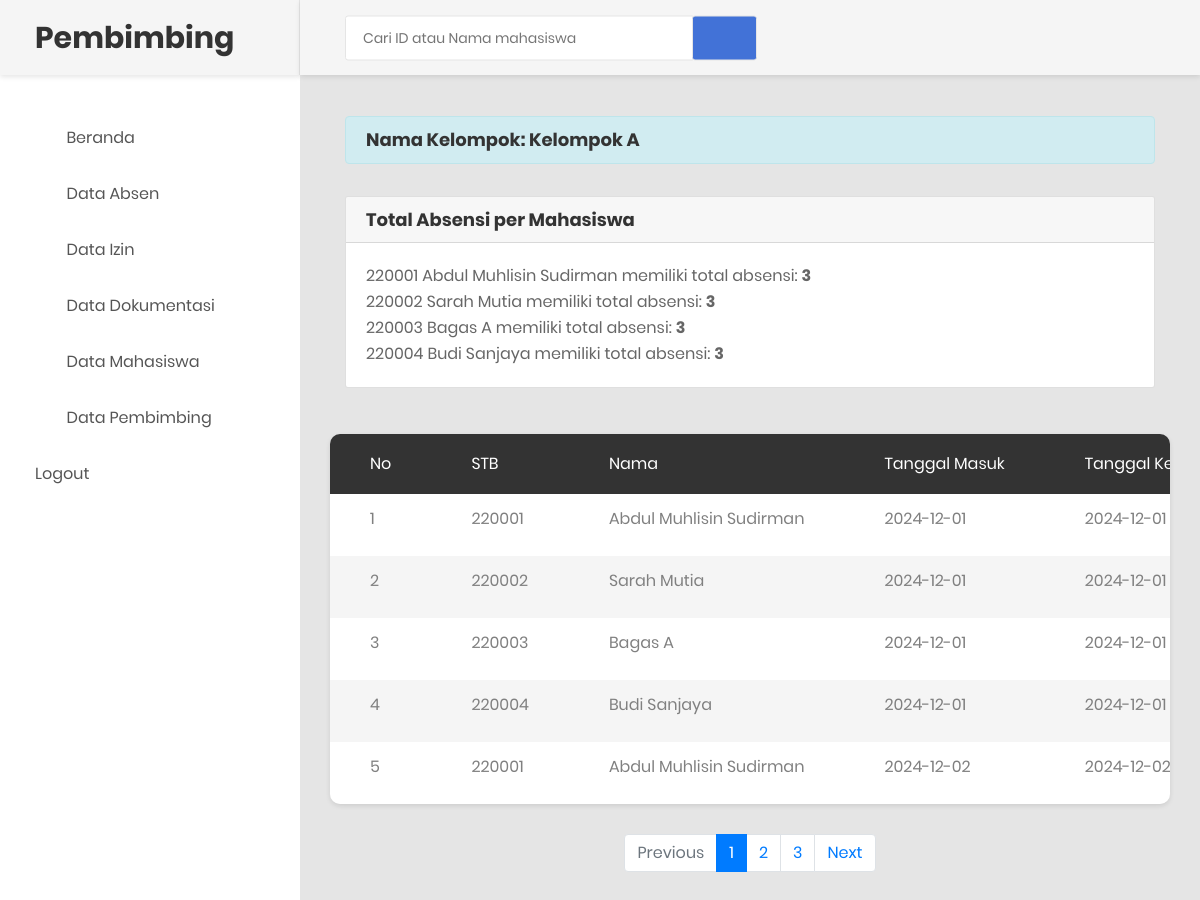
The app's page /pembimbing/data_absen.php (signed in) with its own data.
### tables this page shows
CREATE TABLE `tb_kelompok` (
  `id_kelompok` int(11) NOT NULL AUTO_INCREMENT,
  `nama_kelompok` varchar(255) NOT NULL,
  `nama_kantor` varchar(255) NOT NULL,
  `lat` varchar(50) NOT NULL,
  `lon` varchar(50) NOT NULL,
  PRIMARY KEY (`id_kelompok`)
);

CREATE TABLE `tb_mahasiswa` (
  `id_mahasiswa` int(11) NOT NULL AUTO_INCREMENT,
  `username` varchar(50) NOT NULL,
  `password` varchar(50) NOT NULL,
  `nama` varchar(255) NOT NULL,
  `tmp_tgl_lahir` varchar(255) NOT NULL,
  `jenkel` ENUM('Laki-laki', 'Perempuan') NOT NULL,
  `agama` varchar(255) NOT NULL,
  `alamat` text NOT NULL,
  `no_tel` varchar(18) NOT NULL,
  `foto` varchar(50) NOT NULL,
  PRIMARY KEY (`id_mahasiswa`)
);

CREATE TABLE `tb_absensi` (
  `id` int(11) NOT NULL AUTO_INCREMENT,
  `nama_kelompok` varchar(255) NOT NULL,
  `tgl_masuk` varchar(255) NOT NULL,
  `tgl_keluar` varchar(255),
  `jam_masuk` varchar(255) NOT NULL,
  `jam_keluar` varchar(255),
  `long` varchar(50) NOT NULL,
  `lat` varchar(50) NOT NULL,
  `id_mahasiswa` int(11) NOT NULL,
  `id_kelompok` int(11) NOT NULL,
  PRIMARY KEY (`id`),
  KEY `idx_id_mahasiswa` (`id_mahasiswa`),   
  KEY `idx_id_kelompok` (`id_kelompok`),   
  CONSTRAINT `fk_tb_absensi_mahasiswa` FOREIGN KEY (`id_mahasiswa`) 
    REFERENCES `tb_mahasiswa` (`id_mahasiswa`)
    ON DELETE CASCADE,
  CONSTRAINT `fk_tb_absensi_kelompok` FOREIGN KEY (`id_kelompok`) 
    REFERENCES `tb_kelompok` (`id_kelompok`)
    ON DELETE CASCADE
);

### pembimbing/data_absen.php (the view, shortened to what this page needs)
<?php
require_once("../koneksi.php");
$id_pembimbing = $_SESSION['id_pembimbing'];
$sql_kelompok = "
    SELECT k.nama_kelompok
    FROM tb_kelompok k
    JOIN tb_kelompok_pembimbing kp ON k.id_kelompok = kp.id_kelompok
    WHERE kp.id_pembimbing = '$id_pembimbing'
";
$query_kelompok = mysqli_query($koneksi, $sql_kelompok);
$kelompok = mysqli_fetch_assoc($query_kelompok);
$per_halaman = 5;
$halaman = isset($_GET['halaman']) ? (int)$_GET['halaman'] : 1;
$mulai = ($halaman > 1) ? ($halaman * $per_halaman) - $per_halaman : 0;
$sql_count = "
SELECT COUNT(*) AS total
FROM tb_absensi a
JOIN tb_mahasiswa m ON a.id_mahasiswa = m.id_mahasiswa
JOIN tb_kelompok_pembimbing kp ON kp.id_kelompok = a.id_kelompok
WHERE kp.id_pembimbing = '$id_pembimbing'
";
$query_count = mysqli_query($koneksi, $sql_count);
$total_data = mysqli_fetch_assoc($query_count)['total'];
$total_halaman = ceil($total_data / $per_halaman);
$sql_pagination = "
SELECT a.*, m.nama, m.id_mahasiswa
FROM tb_absensi a
JOIN tb_mahasiswa m ON a.id_mahasiswa = m.id_mahasiswa
JOIN tb_kelompok_pembimbing kp ON kp.id_kelompok = a.id_kelompok
WHERE kp.id_pembimbing = '$id_pembimbing'
LIMIT $mulai, $per_halaman
";
$query_pagination = mysqli_query($koneksi, $sql_pagination);
?>
<!DOCTYPE html>
<html lang="en">
<head>
    <link rel="stylesheet" href="https://maxcdn.bootstrapcdn.com/bootstrap/4.5.2/css/bootstrap.min.css">
    <link rel="stylesheet" type="text/css" href="../css/bootstrap.css" media="all">
    <link href="../css/font-face.css" rel="stylesheet" media="all">
    <link href="../vendor/font-awesome-4.7/css/font-awesome.min.css" rel="stylesheet" media="all">
    <link href="../vendor/font-awesome-5/css/fontawesome-all.min.css" rel="stylesheet" media="all">
    <link href="../vendor/mdi-font/css/material-design-iconic-font.min.css" rel="stylesheet" media="all">
    <link href="../vendor/bootstrap-4.1/bootstrap.min.css" rel="stylesheet" media="all">
    <link href="../vendor/animsition/animsition.min.css" rel="stylesheet" media="all">
    <link href="../vendor/bootstrap-progressbar/bootstrap-progressbar-3.3.4.min.css" rel="stylesheet" media="all">
    <link href="../vendor/wow/animate.css" rel="stylesheet" media="all">
    <link href="../vendor/css-hamburgers/hamburgers.min.css" rel="stylesheet" media="all">
    <link href="../vendor/slick/slick.css" rel="stylesheet" media="all">
    <link href="../vendor/select2/select2.min.css" rel="stylesheet" media="all">
    <link href="../vendor/perfect-scrollbar/perfect-scrollbar.css" rel="stylesheet" media="all">
    <link href="../css/theme.css" rel="stylesheet" media="all">
</head>
<body class="animsition">
    <div class="page-wrapper">
        <aside class="menu-sidebar d-none d-lg-block">
            <div class="logo">
                <a href="#">
                    <h2>Pembimbing</h2>
                </a>
            </div>
            <div class="menu-sidebar__content js-scrollbar1">
                <nav class="navbar-sidebar">
                    <ul class="list-unstyled navbar__list">
                        <li class="has-sub">
                            <a class="js-arrow" href="dashboard.php">
                                <i class="fas fa-tachometer-alt"></i>Beranda</a>
                        </li>
                        <li>
                            <a href="data_absen.php">
                                <i class="fas fa-calendar-alt"></i>Data Absen</a>
                        </li>
                        <li>
                            <a href="data_izin.php">
                                <i class="fas fa-calendar-alt"></i>Data Izin</a>
                        </li>
                        <li>
                            <a href="data_dokumentasi.php">
                                <i class="fas fa-calendar-alt"></i>Data Dokumentasi</a>
                        </li>
                        <li>
                            <a href="data_mahasiswa.php">
                                <i class="fas fa-chart-bar"></i>Data Mahasiswa</a>
                        </li>
                        <li>
                            <a href="data_pembimbing.php">
                                <i class="fas fa-table"></i>Data Pembimbing</a>
                        </li>
                        <li>
                            <a href="logout.php">Logout</a>
                        </li>
                    </ul>
                </nav>
            </div>
        </aside>
        <div class="page-container">
            <header class="header-desktop">
                <div class="section__content section__content--p30">
                    <div class="container-fluid">
                        <div class="header-wrap">
                            <form class="form-header" action="prospenab.php" method="POST">
                                <input autocomplete="off" class="au-input au-input--xl" type="text" name="cari" placeholder="Cari ID atau Nama mahasiswa" />
                                <button class="au-btn--submit" type="submit">
                                    <i class="zmdi zmdi-search"></i>
                                </button>
                            </form>
                        </div>
                    </div>
                </div>
            </header>
            <div class="main-content">
                <div class="section__content section__content--p30">
                    <div class="container-fluid">
                        <div class="row mb-3">
                            <div class="col-md-12">
                                <div class="alert alert-info">
                                    <h4>Nama Kelompok: <?php echo $kelompok['nama_kelompok']; ?></h4>
                                </div>
                            </div>
                        </div>
                        <div class="row mb-3">
                            <div class="col-md-12">
                                <div class="card">
                                    <div class="card-header">
                                        <h4>Total Absensi per Mahasiswa</h4>
                                    </div>
                                    <div class="card-body">
                                        <?php
                                        $sql_absensi_count = "
                SELECT
                    m.id_mahasiswa,
                    m.nama,
                    COUNT(DISTINCT a.id) AS total_absensi
                FROM tb_absensi a
                JOIN tb_mahasiswa m ON a.id_mahasiswa = m.id_mahasiswa
                JOIN tb_kelompok_pembimbing kp ON kp.id_kelompok = a.id_kelompok
                WHERE kp.id_pembimbing = '$id_pembimbing'
                GROUP BY m.id_mahasiswa
                ";
                                        $result_absensi_count = mysqli_query($koneksi, $sql_absensi_count);
                                        while ($row_absensi_count = mysqli_fetch_array($result_absensi_count)) {
                                        ?>
                                            <p><?php echo $row_absensi_count['id_mahasiswa']; ?> <?php echo $row_absensi_count['nama']; ?> memiliki total absensi: <strong><?php echo $row_absensi_count['total_absensi']; ?></strong></p>
                                        <?php
                                        }
                                        ?>
                                    </div>
                                </div>
                            </div>
                        </div>
                        <div class="row">
                            <div class="table-responsive table--no-card m-b-30">
                                <table class="table table-borderless table-striped table-earning">
                                    <thead>
                                        <tr>
                                            <th>No</th>
                                            <th>STB</th>
                                            <th>Nama</th>
                                            <th>Tanggal Masuk</th>
                                            <th>Tanggal Keluar</th>
                                        </tr>
                                    </thead>
                                    <?php
                                    $no = $mulai + 1;
                                    while ($row = mysqli_fetch_array($query_pagination)) {
                                    ?>
                                        <tr>
                                            <td><?php echo $no; ?></td>
                                            <td><?php echo $row['id_mahasiswa']; ?></td>
                                            <td><?php echo $row['nama']; ?></td>
                                            <td><?php echo $row['tgl_masuk']; ?></td>
                                            <td><?php echo $row['tgl_keluar']; ?></td>
                                        </tr>
                                    <?php
                                        $no++;
                                    }
                                    ?>
                                </table>
                            </div>
                        </div>
                        <ul class="pagination justify-content-center">
                            <li class="page-item <?php echo ($halaman <= 1) ? 'disabled' : ''; ?>">
                                <a class="page-link" href="?halaman=<?php echo $halaman - 1; ?>">Previous</a>
                            </li>
                            <?php for ($x = 1; $x <= $total_halaman; $x++) { ?>
                                <li class="page-item <?php echo ($halaman == $x) ? 'active' : ''; ?>">
                                    <a class="page-link" href="?halaman=<?php echo $x; ?>"><?php echo $x; ?></a>
                                </li>
                            <?php } ?>
                            <li class="page-item <?php echo ($halaman >= $total_halaman) ? 'disabled' : ''; ?>">
                                <a class="page-link" href="?halaman=<?php echo $halaman + 1; ?>">Next</a>
                            </li>
                        </ul>
                    </div>
                </div>
            </div>
        </div>
</body>
</html>

### records on screen
tb_kelompok: nama_kelompok "Kelompok A"
tb_mahasiswa: id_mahasiswa "220001", nama "Abdul Muhlisin Sudirman", total_absensi "3"
tb_mahasiswa: id_mahasiswa "220002", nama "Sarah Mutia", total_absensi "3"
tb_mahasiswa: id_mahasiswa "220003", nama "Bagas A", total_absensi "3"
tb_mahasiswa: id_mahasiswa "220004", nama "Budi Sanjaya", total_absensi "3"
tb_absensi: id_mahasiswa.id_mahasiswa "220001", id_mahasiswa.nama "Abdul Muhlisin Sudirman", tgl_masuk "2024-12-01", tgl_keluar "2024-12-01"
tb_absensi: id_mahasiswa.id_mahasiswa "220002", id_mahasiswa.nama "Sarah Mutia", tgl_masuk "2024-12-01", tgl_keluar "2024-12-01"
tb_absensi: id_mahasiswa.id_mahasiswa "220003", id_mahasiswa.nama "Bagas A", tgl_masuk "2024-12-01", tgl_keluar "2024-12-01"
tb_absensi: id_mahasiswa.id_mahasiswa "220004", id_mahasiswa.nama "Budi Sanjaya", tgl_masuk "2024-12-01", tgl_keluar "2024-12-01"
tb_absensi: id_mahasiswa.id_mahasiswa "220001", id_mahasiswa.nama "Abdul Muhlisin Sudirman", tgl_masuk "2024-12-02", tgl_keluar "2024-12-02"
